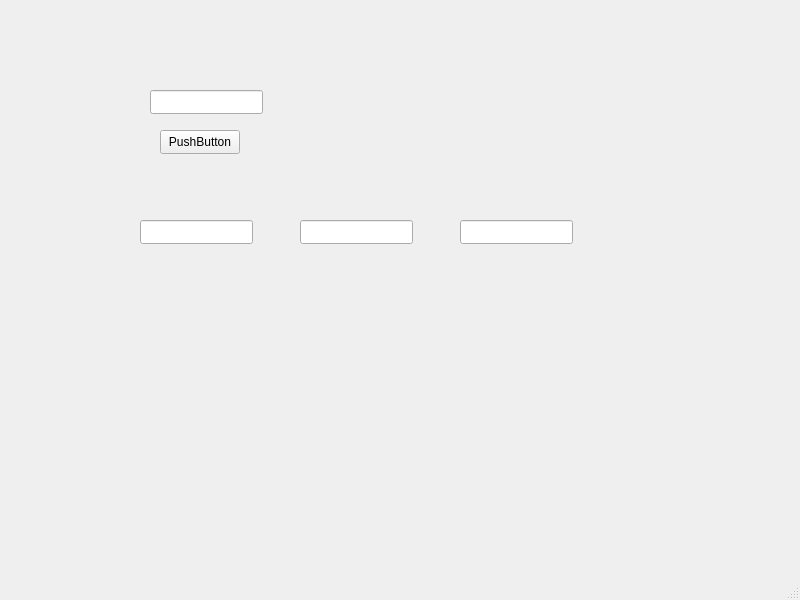
<?xml version="1.0" encoding="UTF-8"?>
<ui version="4.0">
 <class>MainWindow</class>
 <widget class="QMainWindow" name="MainWindow">
  <property name="geometry">
   <rect>
    <x>0</x>
    <y>0</y>
    <width>800</width>
    <height>600</height>
   </rect>
  </property>
  <property name="windowTitle">
   <string>MainWindow</string>
  </property>
  <widget class="QWidget" name="centralwidget">
   <widget class="QLineEdit" name="result">
    <property name="geometry">
     <rect>
      <x>150</x>
      <y>90</y>
      <width>113</width>
      <height>24</height>
     </rect>
    </property>
   </widget>
   <widget class="QPushButton" name="pushButton">
    <property name="geometry">
     <rect>
      <x>160</x>
      <y>130</y>
      <width>80</width>
      <height>24</height>
     </rect>
    </property>
    <property name="text">
     <string>PushButton</string>
    </property>
   </widget>
   <widget class="QLineEdit" name="test_a">
    <property name="geometry">
     <rect>
      <x>140</x>
      <y>220</y>
      <width>113</width>
      <height>24</height>
     </rect>
    </property>
   </widget>
   <widget class="QLineEdit" name="test_b">
    <property name="geometry">
     <rect>
      <x>300</x>
      <y>220</y>
      <width>113</width>
      <height>24</height>
     </rect>
    </property>
   </widget>
   <widget class="QLineEdit" name="text_result">
    <property name="geometry">
     <rect>
      <x>460</x>
      <y>220</y>
      <width>113</width>
      <height>24</height>
     </rect>
    </property>
   </widget>
  </widget>
  <widget class="QMenuBar" name="menubar">
   <property name="geometry">
    <rect>
     <x>0</x>
     <y>0</y>
     <width>800</width>
     <height>21</height>
    </rect>
   </property>
  </widget>
  <widget class="QStatusBar" name="statusbar"/>
 </widget>
 <resources/>
 <connections/>
</ui>
